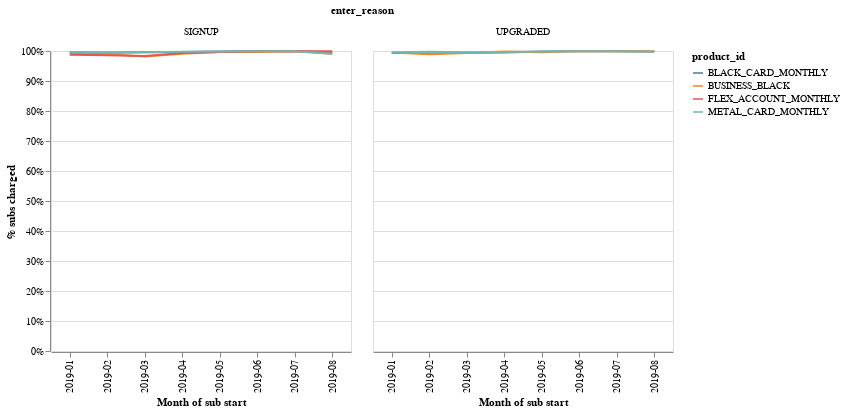

Notebook cell for this chart:
### Markdown cell above
Let's drop discounts + employees explicitly.

### Code cell
data = df

# drop all discount_flg and overwrite_flg = True

data = data.loc[(data["discount_flg"] == False) & (data["override_flg"] == False), :]

# drop all subscription pamyents that would not be running anymore.
data = data.loc[data["subscription_valid_from"] < "2019-09-01", :]

# trim market
data["market"] = data["market"].str.strip()

# drop UK
data = data.loc[data["market"] != "GBR", :]
data["month"] = pd.to_datetime(data["subscription_valid_from"]).dt.to_period("M")

data["age_churn"] = (
    pd.to_datetime(data["subscription_valid_until"])
    - pd.to_datetime(data["subscription_valid_from"])
) / np.timedelta64(1, "M")
data["age_churn"] = data["age_churn"].round()

# keep only payment_no that were still relevant for user -_> e.g. drop payment_no that would have happened after churn.
data = data.loc[data["age_churn"] >= data["payment_no"], :]

data = (
    data.groupby(["product_id", "month", "enter_reason"])["charged"]
    .agg("mean")
    .reset_index()
)

data["month"] = data["month"].astype(str)

alt.Chart(
    data.loc[
        (data["enter_reason"] != "DOWNGRADED") & (data["enter_reason"] != "RENEWED"), :
    ]
).mark_line().encode(
    x=alt.X("month:N", axis=alt.Axis(title="Month of sub start")),
    y=alt.Y("charged:Q", axis=alt.Axis(format="%", title="% subs charged")),
    color="product_id:N",
).properties(
    width=300, height=300, title="% of 12 months charged"
).facet(
    facet="enter_reason:N", columns=3
)

### Figure 1 — Vega-Lite specification as saved in the notebook (floating-point values rounded to 4 significant figures)
{"config": {"view": {"continuousWidth": 400, "continuousHeight": 300}}, "data": {"name": "data-666adca64e8cab7865b777ee86c435ae"}, "facet": {"type": "nominal", "field": "enter_reason"}, "spec": {"mark": "line", "encoding": {"color": {"type": "nominal", "field": "product_id"}, "x": {"type": "nominal", "axis": {"title": "Month of sub start"}, "field": "month"}, "y": {"type": "quantitative", "axis": {"format": "%", "title": "% subs charged"}, "field": "charged"}}, "height": 300, "title": "% of 12 months charged", "width": 300}, "columns": 3, "$schema": "https://vega.github.io/schema/vega-lite/v4.8.1.json", "datasets": {"data-666adca64e8cab7865b777ee86c435ae": [{"product_id": "BLACK_CARD_MONTHLY", "month": "2019-01", "enter_reason": "SIGNUP", "charged": 0.9961}, {"product_id": "BLACK_CARD_MONTHLY", "month": "2019-01", "enter_reason": "UPGRADED", "charged": 0.9936}, {"product_id": "BLACK_CARD_MONTHLY", "month": "2019-02", "enter_reason": "SIGNUP", "charged": 0.9942}, {"product_id": "BLACK_CARD_MONTHLY", "month": "2019-02", "enter_reason": "UPGRADED", "charged": 0.9945}, {"product_id": "BLACK_CARD_MONTHLY", "month": "2019-03", "enter_reason": "SIGNUP", "charged": 0.9957}, {"product_id": "BLACK_CARD_MONTHLY", "month": "2019-03", "enter_reason": "UPGRADED", "charged": 0.9941}, {"product_id": "BLACK_CARD_MONTHLY", "month": "2019-04", "enter_reason": "SIGNUP", "charged": 0.9963}, {"product_id": "BLACK_CARD_MONTHLY", "month": "2019-04", "enter_reason": "UPGRADED", "charged": 0.9953}, {"product_id": "BLACK_CARD_MONTHLY", "month": "2019-05", "enter_reason": "SIGNUP", "charged": 0.9982}, {"product_id": "BLACK_CARD_MONTHLY", "month": "2019-05", "enter_reason": "UPGRADED", "charged": 0.9981}, {"product_id": "BLACK_CARD_MONTHLY", "month": "2019-06", "enter_reason": "SIGNUP", "charged": 0.9992}, {"product_id": "BLACK_CARD_MONTHLY", "month": "2019-06", "enter_reason": "UPGRADED", "charged": 0.9992}, {"product_id": "BLACK_CARD_MONTHLY", "month": "2019-07", "enter_reason": "SIGNUP", "charged": 0.9997}, {"product_id": "BLACK_CARD_MONTHLY", "month": "2019-07", "enter_reason": "UPGRADED", "charged": 0.9992}, {"product_id": "BLACK_CARD_MONTHLY", "month": "2019-08", "enter_reason": "SIGNUP", "charged": 0.9939}, {"product_id": "BLACK_CARD_MONTHLY", "month": "2019-08", "enter_reason": "UPGRADED", "charged": 0.9987}, {"product_id": "BUSINESS_BLACK", "month": "2019-01", "enter_reason": "SIGNUP", "charged": 0.9927}, {"product_id": "BUSINESS_BLACK", "month": "2019-01", "enter_reason": "UPGRADED", "charged": 0.9951}, {"product_id": "BUSINESS_BLACK", "month": "2019-02", "enter_reason": "SIGNUP", "charged": 0.9895}, {"product_id": "BUSINESS_BLACK", "month": "2019-02", "enter_reason": "UPGRADED", "charged": 0.9896}, {"product_id": "BUSINESS_BLACK", "month": "2019-03", "enter_reason": "SIGNUP", "charged": 0.9818}, {"product_id": "BUSINESS_BLACK", "month": "2019-03", "enter_reason": "UPGRADED", "charged": 0.9931}, {"product_id": "BUSINESS_BLACK", "month": "2019-04", "enter_reason": "SIGNUP", "charged": 0.9905}, {"product_id": "BUSINESS_BLACK", "month": "2019-04", "enter_reason": "UPGRADED", "charged": 0.9981}, {"product_id": "BUSINESS_BLACK", "month": "2019-05", "enter_reason": "SIGNUP", "charged": 0.9965}, {"product_id": "BUSINESS_BLACK", "month": "2019-05", "enter_reason": "UPGRADED", "charged": 0.9962}, {"product_id": "BUSINESS_BLACK", "month": "2019-06", "enter_reason": "SIGNUP", "charged": 0.9969}, {"product_id": "BUSINESS_BLACK", "month": "2019-06", "enter_reason": "UPGRADED", "charged": 0.9996}, {"product_id": "BUSINESS_BLACK", "month": "2019-07", "enter_reason": "SIGNUP", "charged": 0.9988}, {"product_id": "BUSINESS_BLACK", "month": "2019-07", "enter_reason": "UPGRADED", "charged": 0.9991}, {"product_id": "BUSINESS_BLACK", "month": "2019-08", "enter_reason": "SIGNUP", "charged": 0.9912}, {"product_id": "BUSINESS_BLACK", "month": "2019-08", "enter_reason": "UPGRADED", "charged": 0.9981}, {"product_id": "FLEX_ACCOUNT_MONTHLY", "month": "2019-01", "enter_reason": "SIGNUP", "charged": 0.9874}, {"product_id": "FLEX_ACCOUNT_MONTHLY", "month": "2019-02", "enter_reason": "SIGNUP", "charged": 0.9862}, {"product_id": "FLEX_ACCOUNT_MONTHLY", "month": "2019-03", "enter_reason": "SIGNUP", "charged": 0.9831}, {"product_id": "FLEX_ACCOUNT_MONTHLY", "month": "2019-04", "enter_reason": "SIGNUP", "charged": 0.9936}, {"product_id": "FLEX_ACCOUNT_MONTHLY", "month": "2019-05", "enter_reason": "SIGNUP", "charged": 0.9969}, {"product_id": "FLEX_ACCOUNT_MONTHLY", "month": "2019-06", "enter_reason": "SIGNUP", "charged": 0.999}, {"product_id": "FLEX_ACCOUNT_MONTHLY", "month": "2019-07", "enter_reason": "SIGNUP", "charged": 0.9993}, {"product_id": "FLEX_ACCOUNT_MONTHLY", "month": "2019-08", "enter_reason": "SIGNUP", "charged": 0.9994}, {"product_id": "METAL_CARD_MONTHLY", "month": "2019-01", "enter_reason": "SIGNUP", "charged": 0.9969}, {"product_id": "METAL_CARD_MONTHLY", "month": "2019-01", "enter_reason": "UPGRADED", "charged": 0.9961}, {"product_id": "METAL_CARD_MONTHLY", "month": "2019-02", "enter_reason": "SIGNUP", "charged": 0.9962}, {"product_id": "METAL_CARD_MONTHLY", "month": "2019-02", "enter_reason": "UPGRADED", "charged": 0.9973}, {"product_id": "METAL_CARD_MONTHLY", "month": "2019-03", "enter_reason": "SIGNUP", "charged": 0.9957}, {"product_id": "METAL_CARD_MONTHLY", "month": "2019-03", "enter_reason": "UPGRADED", "charged": 0.9955}, {"product_id": "METAL_CARD_MONTHLY", "month": "2019-04", "enter_reason": "SIGNUP", "charged": 0.9978}, {"product_id": "METAL_CARD_MONTHLY", "month": "2019-04", "enter_reason": "UPGRADED", "charged": 0.9964}, {"product_id": "METAL_CARD_MONTHLY", "month": "2019-05", "enter_reason": "SIGNUP", "charged": 0.9984}, {"product_id": "METAL_CARD_MONTHLY", "month": "2019-05", "enter_reason": "UPGRADED", "charged": 0.9987}, {"product_id": "METAL_CARD_MONTHLY", "month": "2019-06", "enter_reason": "SIGNUP", "charged": 0.9992}, {"product_id": "METAL_CARD_MONTHLY", "month": "2019-06", "enter_reason": "UPGRADED", "charged": 0.999}, {"product_id": "METAL_CARD_MONTHLY", "month": "2019-07", "enter_reason": "SIGNUP", "charged": 0.9994}, {"product_id": "METAL_CARD_MONTHLY", "month": "2019-07", "enter_reason": "UPGRADED", "charged": 0.9992}, {"product_id": "METAL_CARD_MONTHLY", "month": "2019-08", "enter_reason": "SIGNUP", "charged": 0.9911}, {"product_id": "METAL_CARD_MONTHLY", "month": "2019-08", "enter_reason": "UPGRADED", "charged": 0.9978}]}}
